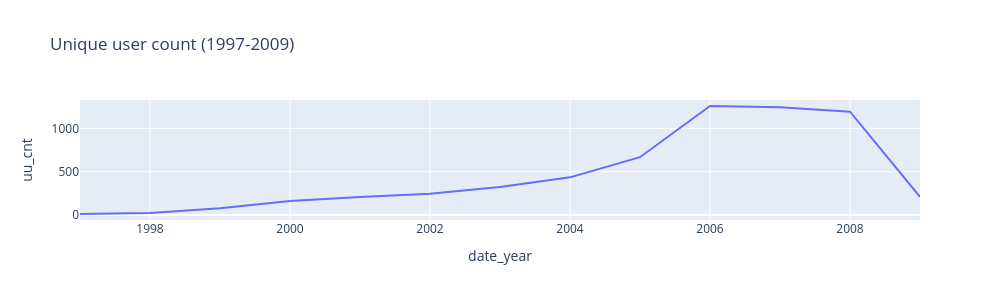
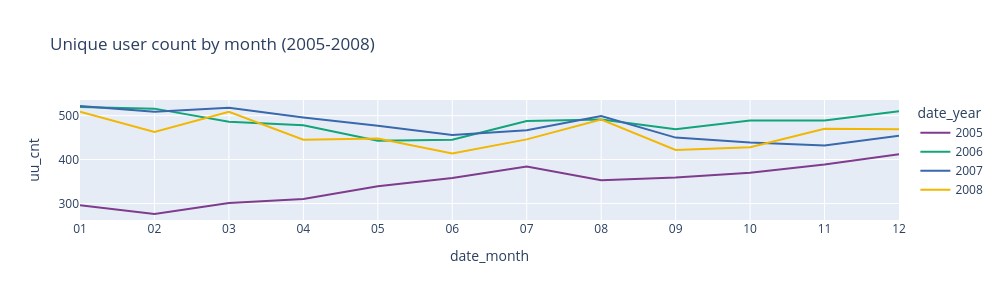

Write notebook code for charts like these, in order.
### Markdown cell above
#### User
- 一年大約超過 1k unique users -> 一個月約 400~500
- `2005` 的人數分佈和 `2006-2008` 不太一致
- 大約 10~20% light users (平均 < 20 次/年)
- 整體評分以 3.5 為中心形成一個鐘型的常態分佈（由上面分析，從數量觀點來看以 `4.0` 切分）

### Code cell
print("Unique user count for each year") 
tmp_unique_user_df = pd.DataFrame(interaction_df.groupby(["date_year"]).agg(uu_cnt=("userID", lambda x: x.nunique()))).T
tmp_unique_user_df
px.line(
    tmp_unique_user_df.T.reset_index(-1),
    x="date_year", y="uu_cnt",
    height=300, width=1000,
    title="Unique user count (1997-2009)",
)
print("---"*10)

print("Unique user count by month, 2005-2008")
tmp_unique_user_month_df = (
    interaction_df[interaction_df["date_year"].between(2005, 2008)]
    .assign(
        date_year=interaction_df["date_year"].astype("str"),
        date_month=interaction_df["date_month"].astype("str").str.zfill(2),
    )
    .groupby(["date_year", "date_month"])
    .agg(uu_cnt=("userID", lambda x: x.nunique()))
    .reset_index([-1, -2])
)
tmp_unique_user_month_df.pivot(columns="date_month", index="date_year")
px.line(
    tmp_unique_user_month_df,
    x="date_month", y="uu_cnt", 
    color="date_year", color_discrete_sequence=px.colors.qualitative.Bold,
    height=300, width=1000,
    title="Unique user count by month (2005-2008)",
)

### Figure 1 — Plotly figure (JSON) as saved in the notebook; plotly's stock layout.template omitted (floating-point values rounded to 4 significant figures)
{"data": [{"hovertemplate": "date_year=%{x}<br>uu_cnt=%{y}<extra></extra>", "legendgroup": "", "line": {"color": "#636efa", "dash": "solid"}, "marker": {"symbol": "circle"}, "mode": "lines", "name": "", "orientation": "v", "showlegend": false, "type": "scatter", "x": [1997, 1998, 1999, 2000, 2001, 2002, 2003, 2004, 2005, 2006, 2007, 2008, 2009], "xaxis": "x", "y": [12, 23, 79, 163, 209, 246, 325, 435, 668, 1259, 1244, 1194, 209], "yaxis": "y"}], "layout": {"height": 300, "legend": {"tracegroupgap": 0}, "title": {"text": "Unique user count (1997-2009)"}, "width": 1000, "xaxis": {"anchor": "y", "domain": [0, 1], "title": {"text": "date_year"}}, "yaxis": {"anchor": "x", "domain": [0, 1], "title": {"text": "uu_cnt"}}}}

### Figure 2 — Plotly figure (JSON) as saved in the notebook; plotly's stock layout.template omitted (floating-point values rounded to 4 significant figures)
{"data": [{"hovertemplate": "date_year=2005<br>date_month=%{x}<br>uu_cnt=%{y}<extra></extra>", "legendgroup": "2005", "line": {"color": "rgb(127, 60, 141)", "dash": "solid"}, "marker": {"symbol": "circle"}, "mode": "lines", "name": "2005", "orientation": "v", "showlegend": true, "type": "scatter", "x": ["01", "02", "03", "04", "05", "06", "07", "08", "09", "10", "11", "12"], "xaxis": "x", "y": [296, 276, 301, 310, 339, 358, 384, 353, 359, 370, 389, 412], "yaxis": "y"}, {"hovertemplate": "date_year=2006<br>date_month=%{x}<br>uu_cnt=%{y}<extra></extra>", "legendgroup": "2006", "line": {"color": "rgb(17, 165, 121)", "dash": "solid"}, "marker": {"symbol": "circle"}, "mode": "lines", "name": "2006", "orientation": "v", "showlegend": true, "type": "scatter", "x": ["01", "02", "03", "04", "05", "06", "07", "08", "09", "10", "11", "12"], "xaxis": "x", "y": [520, 516, 486, 478, 443, 445, 488, 491, 469, 489, 489, 510], "yaxis": "y"}, {"hovertemplate": "date_year=2007<br>date_month=%{x}<br>uu_cnt=%{y}<extra></extra>", "legendgroup": "2007", "line": {"color": "rgb(57, 105, 172)", "dash": "solid"}, "marker": {"symbol": "circle"}, "mode": "lines", "name": "2007", "orientation": "v", "showlegend": true, "type": "scatter", "x": ["01", "02", "03", "04", "05", "06", "07", "08", "09", "10", "11", "12"], "xaxis": "x", "y": [522, 509, 518, 496, 477, 456, 467, 499, 450, 439, 432, 454], "yaxis": "y"}, {"hovertemplate": "date_year=2008<br>date_month=%{x}<br>uu_cnt=%{y}<extra></extra>", "legendgroup": "2008", "line": {"color": "rgb(242, 183, 1)", "dash": "solid"}, "marker": {"symbol": "circle"}, "mode": "lines", "name": "2008", "orientation": "v", "showlegend": true, "type": "scatter", "x": ["01", "02", "03", "04", "05", "06", "07", "08", "09", "10", "11", "12"], "xaxis": "x", "y": [509, 463, 509, 445, 448, 414, 446, 491, 422, 428, 470, 469], "yaxis": "y"}], "layout": {"height": 300, "legend": {"title": {"text": "date_year"}, "tracegroupgap": 0}, "title": {"text": "Unique user count by month (2005-2008)"}, "width": 1000, "xaxis": {"anchor": "y", "domain": [0, 1], "title": {"text": "date_month"}}, "yaxis": {"anchor": "x", "domain": [0, 1], "title": {"text": "uu_cnt"}}}}
